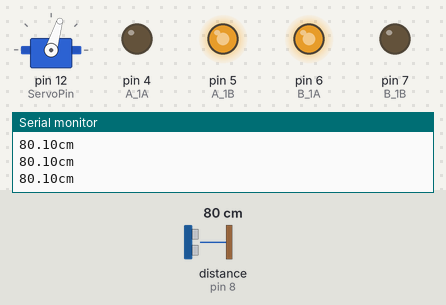
The sketch below on a simulated Arduino Uno, built with avr-gcc and run on an emulated ATmega328P. Shown: servo, output pins drawn as LEDs (lit = HIGH), the last lines printed to the serial monitor. Wiring (inferred from the names in the program): ultrasonic range finder: trigger pin 9; echo pin 8. Dashed ring = blinking. The inputs (shaded band) are chosen by the test bench; at power-on: distance to the obstacle (sensor on pin 8) 80 cm. The echo pulse lasts 58.3 µs per cm; pins used as bus, display or sensor lines are not drawn.

Above: at 2.7 s.
2.8 s: distance to the obstacle (sensor on pin 8) set to 2 cm
At 3.2 s:
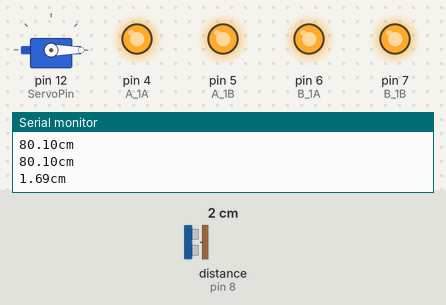
5.8 s: distance to the obstacle (sensor on pin 8) set to 120 cm
At 6.5 s:
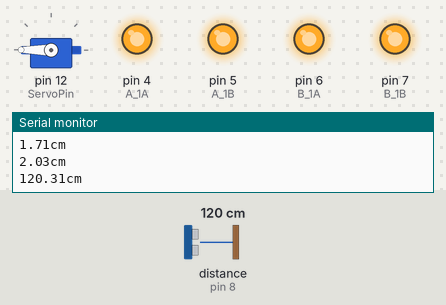
8.8 s: distance to the obstacle (sensor on pin 8) set to 4 cm
At 10.02 s:
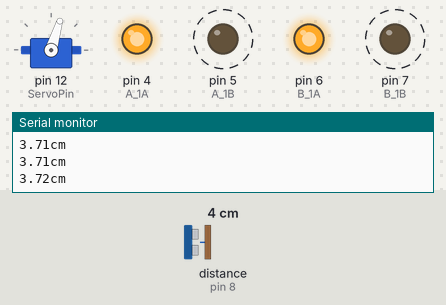
11.8 s: distance to the obstacle (sensor on pin 8) set to 9 cm
At 12.86 s:
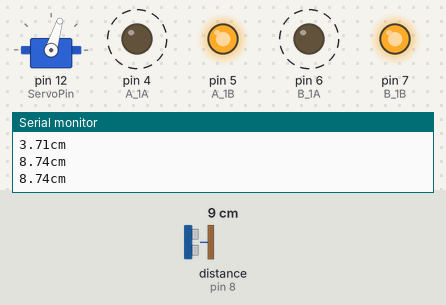
Timing chart, 0 to 15.8 s (numbered marks = the images above; inputs shaded):
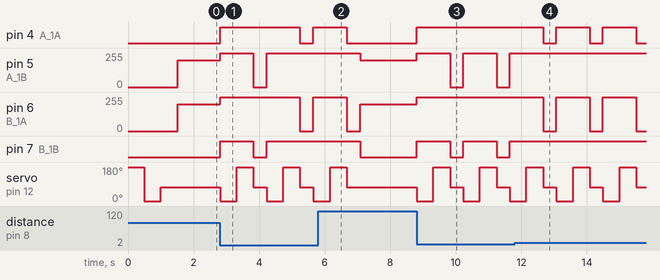

The sketch:

4WD_sonar.ino
```cpp
//更多资料欢迎访问我们的官网 http://openjumper.cn/ 或联系邮箱 support@openjumper.com
//https://openjumper.taobao.com/ --OPENJUMPER官方店铺
//https://shop555818949.taobao.com/ --OPENJUMPER企业店铺

#include <Servo.h>       //调用舵机库文件
#define ServoPin 12      //定义舵机连接到12号引脚
#define LED 13           //定义LED为13号引脚
#define sonar_Echo_Pin 8 //定义超声波传感器Echo的引脚为8号口
#define sonar_Trig_Pin 9 //定义超声波传感器Trig的引脚为9号口

#define A_1A 4 //A组电机正反转控制
#define A_1B 5 //PWM
#define B_1A 6 //PMW//B组电机正反转控制
#define B_1B 7 //

float left_distance;  //定义一个变量存储左边的距离
float right_distance; //定义一个变量存储右边的距离

Servo myservo; //声明一个对象名为myservo

float sonar_detection() //超声波测距函数
{
  float distance;                    //定义一个变量存储测得的距离
  digitalWrite(sonar_Trig_Pin, LOW); //产生一个10us的脉冲去触发Trig_Pin
  delayMicroseconds(2);
  digitalWrite(LED, 1);
  digitalWrite(sonar_Trig_Pin, HIGH);
  delayMicroseconds(10);
  digitalWrite(sonar_Trig_Pin, LOW);
  digitalWrite(LED, 0);
  distance = pulseIn(sonar_Echo_Pin, HIGH, 8000) / 58.00; //检测脉冲宽度，并计算距离值
  if (distance >= 130 || distance == 0)                   //判断如果距离大于等于130cm或者等于0，则让距离等于130
  {
    distance = 130;
  }

  Serial.print(distance); //串口输出距离值
  Serial.print("cm");     //串口输出距离值单位
  Serial.println();       //换行
  delay(5);               //延时5秒

  return distance; //返回距离值
}

void motion(int speed_A, int speed_B) //电机速度控制函数。括号内分别为左右电机速度值，直接作用于L9110S电机驱动
{
  if (speed_A > 0) //范围-255～+255，正值为正转，负值为反转。
  {
    digitalWrite(A_1A, 0);
    analogWrite(A_1B, speed_A); //PWM控制速度
  }
  else
  {
    digitalWrite(A_1A, 1);
    analogWrite(A_1B, 255 + speed_A); //PWM控制速度
  }
  if (speed_B > 0)
  {
    analogWrite(B_1A, speed_B); //PWM控制速度
    digitalWrite(B_1B, 0);
  }

  else
  {
    analogWrite(B_1A, 255 + speed_B); //PWM控制速度
    digitalWrite(B_1B, 1);
  }
}

void setup()
{
  Serial.begin(9600);    //打开串口设置波特率
  pinMode(A_1A, OUTPUT); //配置电机输出IO口为输出
  pinMode(A_1B, OUTPUT);
  pinMode(B_1A, OUTPUT);
  pinMode(B_1B, OUTPUT);

  pinMode(sonar_Trig_Pin, OUTPUT); //配置Trig端口为输出模式
  pinMode(sonar_Echo_Pin, INPUT);  //配置Echo端口为输入模式

  myservo.attach(ServoPin); //初始化舵机对象连接的引脚
  myservo.write(180);       //left
  delay(500);
  myservo.write(0); //right
  delay(500);
  myservo.write(73); //positive
  delay(500);
}

void loop()
{
  myservo.write(73); //positive

  if (sonar_detection() > 35) //如果距离大于35cm则一直前进
  {
    motion(200, 200);
  }

  else
  {
    motion(0, 0);     //否则停止
    myservo.write(0); //right
    delay(500);
    right_distance = sonar_detection(); //探测右边的距离值
    myservo.write(180);                 //left
    delay(500);
    left_distance = sonar_detection();  //探测左边的距离值
    myservo.write(73);                  //positive
    if (left_distance > right_distance) //如果左边的距离大于右边的距离
    {
      motion(-255, 255); //左转400毫秒
      delay(400);
    }
    else if (left_distance <= right_distance) //如果左边的距离小于等于右边的距离
    {
      motion(255, -255); //右转400毫秒
      delay(400);
    }
  }
}
```

Measured:
- after the input at 2.8 s, pin 4 (A_1A): LOW → HIGH at once, → LOW 2.4 s later, → HIGH 0.41 s later; pin 5 (A_1B): 200/255 → 255/255 at once, → 0/255 1.0 s later, → 255/255 0.41 s later
- after the input at 5.8 s, pin 4 (A_1A): goes on until 6.7 s, then stays LOW; pin 5 (A_1B): 255/255 → 200/255 after 1.3 s; pin 7 (B_1B): HIGH → LOW after 1.3 s; servo on pin 12 (ServoPin): goes on until 6.7 s, then stays 73°
- after the input at 8.8 s, pin 4 (A_1A): LOW → HIGH at once; pin 5 (A_1B): alternates 255/255 for 1.0 s and 0/255 for 0.41 s, starting at once
- after the input at 11.8 s, pin 4 (A_1A): alternates HIGH for 1.0 s and LOW for 0.41 s, starting after 0.86 s; pin 5 (A_1B): stops changing and stays 255/255; pin 6 (B_1A): alternates 255/255 for 1.0 s and 0/255 for 0.41 s, starting after 0.86 s; pin 7 (B_1B): stops changing and stays HIGH
